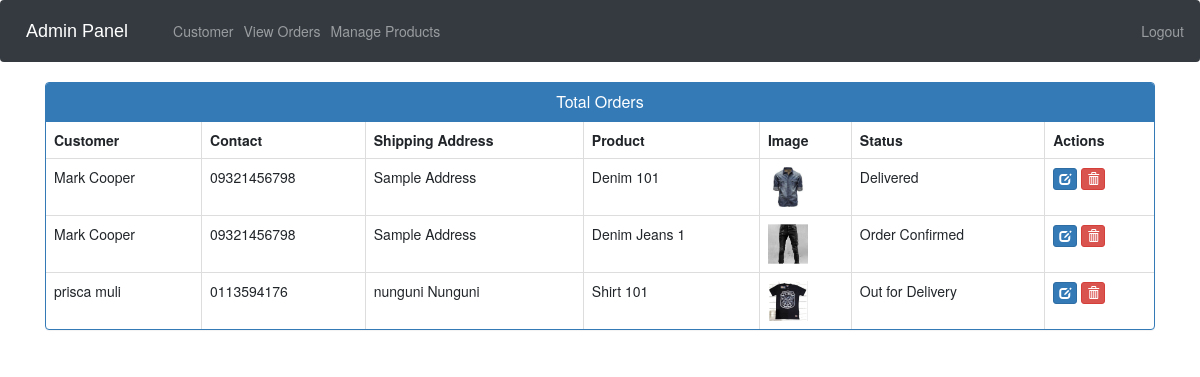
Before: /admin-view-booking (signed in) with the older database file.
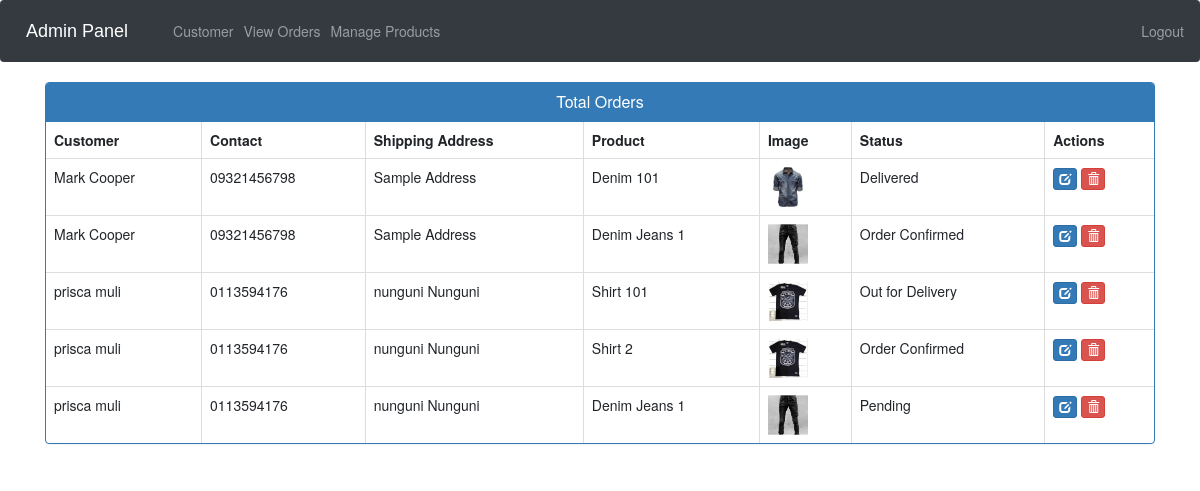
After: the same page with the newer database file.
### ecom/models.py (models this page shows, shortened)
class Customer(models.Model):
    user=models.OneToOneField(User,on_delete=models.CASCADE)
    profile_pic= models.ImageField(upload_to='profile_pic/CustomerProfilePic/',null=True,blank=True)
    address = models.CharField(max_length=40)
    mobile = models.CharField(max_length=20,null=False)
    @property
    def get_name(self):
        return self.user.first_name+" "+self.user.last_name

class Orders(models.Model):
    STATUS =(
        ('Pending','Pending'),
        ('Order Confirmed','Order Confirmed'),
        ('Out for Delivery','Out for Delivery'),
        ('Delivered','Delivered'),
    )
    customer=models.ForeignKey('Customer', on_delete=models.CASCADE,null=True)
    product=models.ForeignKey('Product',on_delete=models.CASCADE,null=True)
    email = models.CharField(max_length=50,null=True)
    address = models.CharField(max_length=500,null=True)
    mobile = models.CharField(max_length=20,null=True)
    order_date= models.DateField(auto_now_add=True,null=True)
    status=models.CharField(max_length=50,null=True,choices=STATUS)

class Product(models.Model):
    name=models.CharField(max_length=40)
    product_image= models.ImageField(upload_to='product_image/',null=True,blank=True)
    price = models.PositiveIntegerField()
    description=models.CharField(max_length=40)

### ecom/views.py (the view)
# urls.py: path('admin-view-booking', views.admin_view_booking_view,name='admin-view-booking'),
@login_required(login_url='adminlogin')
def admin_view_booking_view(request):
    orders=models.Orders.objects.all()
    ordered_products=[]
    ordered_bys=[]
    for order in orders:
        ordered_product=models.Product.objects.all().filter(id=order.product.id)
        ordered_by=models.Customer.objects.all().filter(id = order.customer.id)
        ordered_products.append(ordered_product)
        ordered_bys.append(ordered_by)
    return render(request,'ecom/admin_view_booking.html',{'data':zip(ordered_products,ordered_bys,orders)})

### templates/ecom/admin_view_booking.html (shortened to what this page needs)
{% extends 'ecom/admin_base.html' %}
{% load static %}
{% block content %}
<head>
  <link href="//netdna.bootstrapcdn.com/bootstrap/3.0.0/css/bootstrap.min.css" rel="stylesheet" id="bootstrap-css">
</head>
<div class="container">
  <div class="panel panel-primary">
    <div class="panel-heading">
      <h6 class="panel-title">Total Orders</h6>
    </div>
    <table class="table table-hover table-bordered" id="dev-table">
      <thead>
        <tr>
          <th>Customer</th>
          <th>Contact</th>
          <th>Shipping Address</th>
          <th>Product</th>
          <th>Image</th>
          <th>Status</th>
          <th>Actions</th>
        </tr>
      </thead>
      {% for product,customer,order in data %}
      <tr>
        {% for c in customer %}
        <td> {{c.get_name}}</td>
        <td>{{c.mobile}}</td>
        <td>{{order.address}}</td>
        {% endfor %}
        {% for p in product %}
        <td> {{p.name}}</td>
        <td> <img src="{% static p.product_image.url %}" alt="Profile Pic" height="40px" width="40px" /></td>
        <td>{{order.status}}</td>
        <td><a class="btn btn-primary btn-xs" href="{% url 'update-order' order.id  %}"><span class="glyphicon glyphicon-edit"></span></a>
        <a class="btn btn-danger btn-xs" href="{% url 'delete-order' order.id  %}"><span class="glyphicon glyphicon-trash"></span></a></td>
        {% endfor %}
      </tr>
      {% endfor %}
    </table>
  </div>
</div>
{% endblock content %}

Changed rows visible on the page:
added Orders: address "nunguni Nunguni", status "Order Confirmed", Customer (get_name "prisca muli", mobile "0113594176")
now on this page (row unchanged): Product: name "Shirt 2", product_image (picture)
added Orders: address "nunguni Nunguni", status "Pending", Customer (get_name "prisca muli", mobile "0113594176"), Product (name "Denim Jeans 1", product_image (picture))
